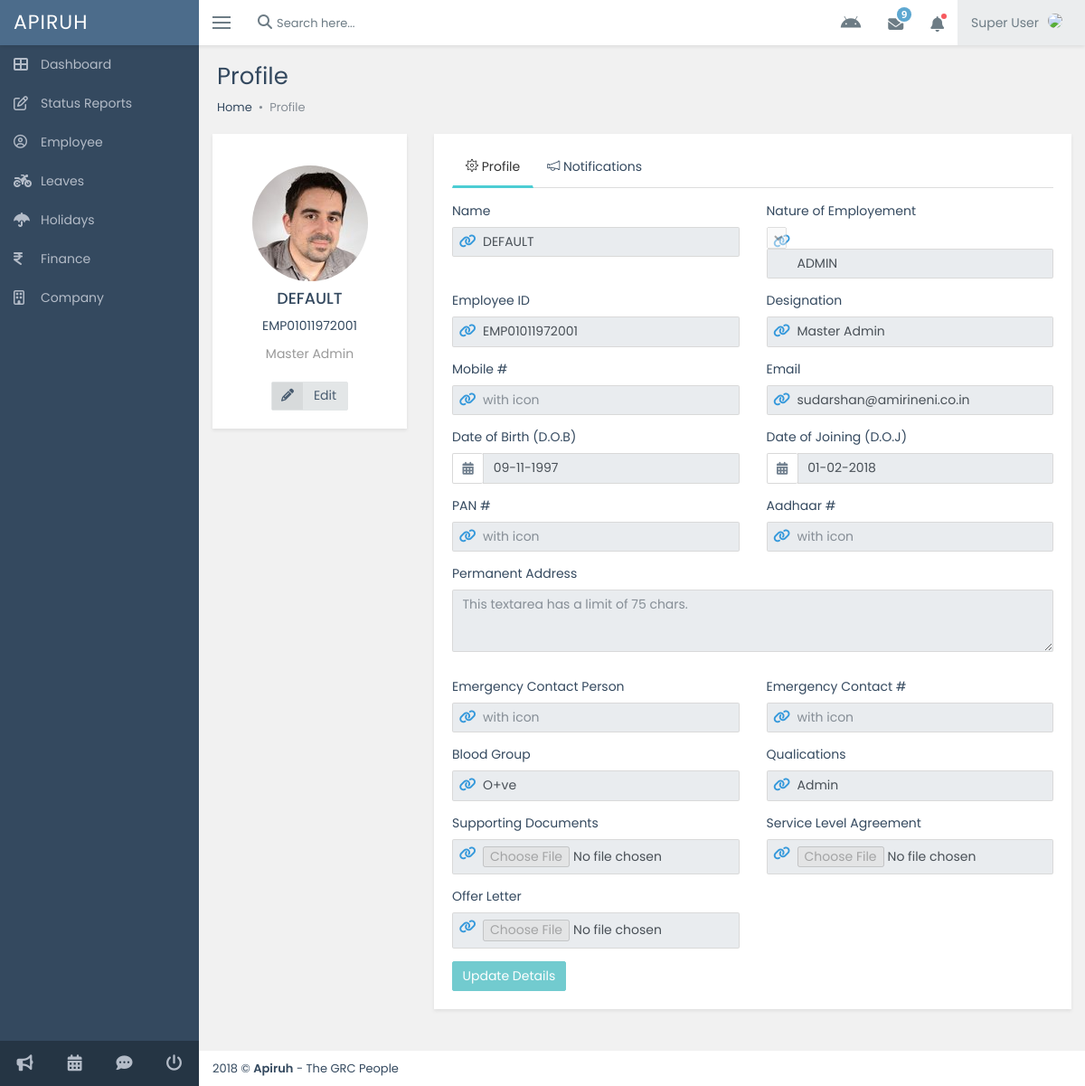
/admin_1/html/admin/employee_profile?id=EMP01011972001, run on the app's committed database.
### tables this page shows
CREATE TABLE `employee` (
  `id` int(3) NOT NULL,
  `emp_id` varchar(15) DEFAULT NULL,
  `name` varchar(500) DEFAULT NULL,
  `nat_emp` varchar(100) DEFAULT NULL,
  `personal_no` varchar(50) DEFAULT NULL,
  `email` varchar(256) NOT NULL,
  `dob` varchar(50) DEFAULT NULL,
  `doj` varchar(50) DEFAULT NULL,
  `design` varchar(200) DEFAULT NULL,
  `pan_no` varchar(10) DEFAULT NULL,
  `aadhar_no` varchar(20) DEFAULT NULL,
  `perm_addr` varchar(5000) DEFAULT NULL,
  `contct_det` varchar(100) DEFAULT NULL,
  `emr_cntct_per` varchar(200) DEFAULT NULL,
  `emr_cntct_no` varchar(100) DEFAULT NULL,
  `blood_grp` varchar(100) DEFAULT NULL,
  `qualifications` varchar(500) DEFAULT NULL,
  `supprt_docs` varchar(1000) DEFAULT NULL,
  `serv_agr` varchar(500) DEFAULT NULL,
  `offr_letter` varchar(500) DEFAULT NULL,
  `emp_pic` text NOT NULL
);

### admin_1/html/admin/functions.php (called while the page is built, shortened)
<?php
require_once('config.php');
function get_emp_data($id){
	global $connection;
	try {
		$stmt = $connection->prepare("SELECT * FROM `employee` WHERE emp_id = :id");
		$stmt->bindParam("id", $id,PDO::PARAM_STR) ;
		$stmt->execute();
		$data = $stmt->fetchAll(PDO::FETCH_OBJ);
		return ($data);
	} catch (PDOException $e) {
		echo '{"error": {"text":'. $e->getMessage() .'}}';
	}
}
?>

### admin_1/html/admin/employee_profile.php (the view, shortened to what this page needs)
<!DOCTYPE html>
<html>
  <?php
      require_once('../includes/header.php');
      require_once('functions.php');
      $emp_id = $_GET['id'];
      $data = get_emp_data($emp_id);
  ?>
  <link href="../../../vendors/dataTables/datatables.min.css" rel="stylesheet"/>
  <body class="fixed-navbar">
    <div class="page-wrapper">
     <?php require_once('../includes/nav_bar.php'); ?>
      <div class="wrapper content-wrapper">
         <div class="page-heading">
          <h1 class="page-title">Profile</h1>
          <ol class="breadcrumb">
            <li class="breadcrumb-item"><a href="index.html">Home</a></li>
            <li class="breadcrumb-item active">Profile</li>
          </ol>
        </div>
        <div class="page-content fade-in-up">
          <div class="row">
            <div class="col-lg-3 col-md-4">
              <div class="ibox">
                <div class="ibox-body text-center">
                  <div class="m-t-20"><img class="img-circle" src="../assets/img/users/u3.jpg"/>
                  </div>
                  <h5 class="font-strong m-b-10 m-t-10"><?php foreach($data as $key){echo $key->name;} ?></h5>
                  <p class="  m-b-10 m-t-10"><?php foreach ($data as $key){echo $key->emp_id;} ?></p>
                  <div class="m-b-20 text-muted"><?php foreach ($data as $key){echo $key->design;} ?></div>
                  <button class="btn btn-default labeled" id="edit_profile"><span class="btn-label"><i class="fa fa-pencil"></i></span>Edit</button>
                </div>
              </div>
            </div>
            <div class="col-lg-9 col-md-8">
              <div class="ibox">
                <div class="ibox-body">
                  <ul class="nav nav-tabs tabs-line">
                    <li class="nav-item"><a class="nav-link active" href="#tab-1" data-toggle="tab"><i class="ti-settings"></i> Profile</a></li>
                    <li class="nav-item"><a class="nav-link" href="#tab-2" data-toggle="tab"><i class="ti-announcement"></i> Notifications</a></li>
                  </ul>
                  <div class="tab-content">
                    <div class="tab-pane fade show active" id="tab-1">
                      <form action="update_emp_details.php" method="POST" id="update_form" enctype="multipart/form-data">
                        <div class="row">
                          <div class="col-sm-6 form-group">
                            <label>Name</label>
                            <div class="input-group-icon">
                              <div class="input-icon"><i class="fa fa-link text-primary font-15"></i></div>
                              <input class="form-control" type="text" placeholder="Name" name="name" value="<?php foreach ($data as $key){echo $key->name;} ?>">
                            </div>
                          </div>
                          <div class="col-sm-6 form-group">
                            <label>Nature of Employement</label>
                            <div class="input-group-icon">
                              <div class="input-icon"><i class="fa fa-link text-primary font-15"></i></div>
                              <select>
                                <option value="Employee"></option>
                                <option value="Contract"></option>
                              </select>
                              <input class="form-control" type="text" placeholder="with icon" name="nature_of_employment" value="<?php foreach ($data as $key){echo $key->nat_emp;} ?>">
                            </div>
                          </div>
                          <div class="col-sm-6 form-group">
                            <label>Employee ID</label>
                            <div class="input-group-icon">
                              <div class="input-icon"><i class="fa fa-link text-primary font-15"></i></div>
                              <input class="form-control" type="text" placeholder="Name" name="emp_id" value="<?php foreach ($data as $key){echo $key->emp_id;} ?>">
                            </div>
                          </div>
                          <div class="col-sm-6 form-group">
                            <label>Designation</label>
                            <div class="input-group-icon">
                              <div class="input-icon"><i class="fa fa-link text-primary font-15"></i></div>
                              <input class="form-control" type="text" placeholder="with icon" name="designation" value="<?php foreach ($data as $key){echo $key->design;} ?>">
                            </div>
                          </div>
                          <div class="col-sm-6 form-group">
                            <label>Mobile #</label>
                            <div class="input-group-icon">
                              <div class="input-icon"><i class="fa fa-link text-primary font-15"></i></div>
                              <input class="form-control" type="text" placeholder="with icon" name="mobile_num" value="<?php foreach ($data as $key){echo $key->personal_no;} ?>">
                            </div>
                          </div>
                          <div class="col-sm-6 form-group">
                            <label>Email</label>
                            <div class="input-group-icon">
                              <div class="input-icon"><i class="fa fa-link text-primary font-15"></i></div>
                              <input class="form-control" type="text" placeholder="with icon" name="email" value="<?php foreach ($data as $key){echo $key->email;} ?>">
                            </div>
                          </div>
                          <div class="col-sm-6 form-group" id="date_1">
                            <label>Date of Birth (D.O.B)</label>
                            <div class="input-group date form_datetime"><span class="input-group-addon bg-white"><i class="fa fa-calendar"></i></span>
                              <input class="form-control" name="dob" value="<?php foreach ($data as $key){echo $key->dob;} ?>">
                            </div>
                          </div>
                          <div class="col-sm-6 form-group" id="date_1">
                            <label>Date of Joining (D.O.J)</label>
                            <div class="input-group date form_datetime"><span class="input-group-addon bg-white"><i class="fa fa-calendar"></i></span>
                              <input class="form-control" name="doj" value="<?php foreach ($data as $key){echo $key->doj;} ?>">
                            </div>
                          </div>
                          <div class="col-sm-6 form-group">
                            <label>PAN #</label>
                            <div class="input-group-icon">
                              <div class="input-icon"><i class="fa fa-link text-primary font-15"></i></div>
                              <input class="form-control" type="text" placeholder="with icon" name="pan" value="<?php foreach ($data as $key){echo $key->pan_no;} ?>">
                            </div>
                          </div>
                          <div class="col-sm-6 form-group">
                            <label>Aadhaar # </label>
                            <div class="input-group-icon">
                              <div class="input-icon"><i class="fa fa-link text-primary font-15"></i></div>
                              <input class="form-control" type="text" placeholder="with icon" name="aadhar" value="<?php foreach ($data as $key){echo $key->aadhar_no;} ?>">
                            </div>
                          </div>
                          <div class="col-sm-12 form-group">
                            <label>Permanent Address</label>
                            <div class="form-group">
                              <textarea class="form-control" rows="3" maxlength="75" placeholder="This textarea has a limit of 75 chars." name="addr"><?php foreach ($data as $key){echo $key->perm_addr;} ?></textarea>
                            </div>
                          </div>
                          <div class="col-sm-6 form-group">
                            <label>Emergency Contact Person</label>
                            <div class="input-group-icon">
                              <div class="input-icon"><i class="fa fa-link text-primary font-15"></i></div>
                              <input class="form-control" type="text" placeholder="with icon" name="emer_contact_per" value="<?php foreach ($data as $key){echo $key->emr_cntct_per;} ?>">
                            </div>
                          </div>
                          <div class="col-sm-6 form-group">
                            <label>Emergency Contact # </label>
                            <div class="input-group-icon">
                              <div class="input-icon"><i class="fa fa-link text-primary font-15"></i></div>
                              <input class="form-control" type="text" placeholder="with icon" name="emer_contact" value="<?php foreach ($data as $key){echo $key->emr_cntct_no;} ?>">
                            </div>
                          </div>
                          <div class="col-sm-6 form-group">
                            <label>Blood Group</label>
                            <div class="input-group-icon">
                              <div class="input-icon"><i class="fa fa-link text-primary font-15"></i></div>
                              <input class="form-control" type="text" placeholder="with icon" name="blood" value="<?php foreach ($data as $key){echo $key->blood_grp;} ?>">
                            </div>
                          </div>
                          <div class="col-sm-6 form-group">
                            <label>Qualications</label>
                            <div class="input-group-icon">
                              <div class="input-icon"><i class="fa fa-link text-primary font-15"></i></div>
                              <input class="form-control" type="text" placeholder="with icon" name="qualifications" value="<?php foreach ($data as $key){echo $key->qualifications;} ?>">
                            </div>
                          </div>
                          <div class="col-sm-6 form-group">
                            <label>Supporting Documents</label>
                            <div class="input-group-icon">
                              <div class="input-icon"><i class="fa fa-link text-primary font-15"></i></div>
                              <input class="form-control" type="file" placeholder="with icon" name="docs">
                            </div>
                          </div>
                          <div class="col-sm-6 form-group">
                            <label>Service Level Agreement</label>
                            <div class="input-group-icon">
                              <div class="input-icon"><i class="fa fa-link text-primary font-15"></i></div>
                              <input class="form-control" type="file" placeholder="with icon" name="sla">
                            </div>
                          </div>
                          <div class="col-sm-6 form-group">
                            <label>Offer Letter</label>
                            <div class="input-group-icon">
                              <div class="input-icon"><i class="fa fa-link text-primary font-15"></i></div>
                              <input class="form-control" type="file" placeholder="with icon" name="offer_letter">
                            </div>
                          </div>
                        </div>
                      </form>
                      <button class="btn btn-info" id="submit_update">Update Details</button>
                    </div>
                  </div>
                </div>
              </div>
            </div>
          </div>
        </div>
                <?php require_once('../includes/footer.php'); ?>
      </div>
    </div>
  </body>
</html>

### data on the page
employee: name "DEFAULT", emp "EMP01011972001", design "Master Admin", nature_of_employment "ADMIN", emp_id "EMP01011972001", designation "Master Admin", email "sudarshan@amirineni.co.in", dob "09-11-1997", doj "01-02-2018", blood "O+ve", qualifications "Admin"
